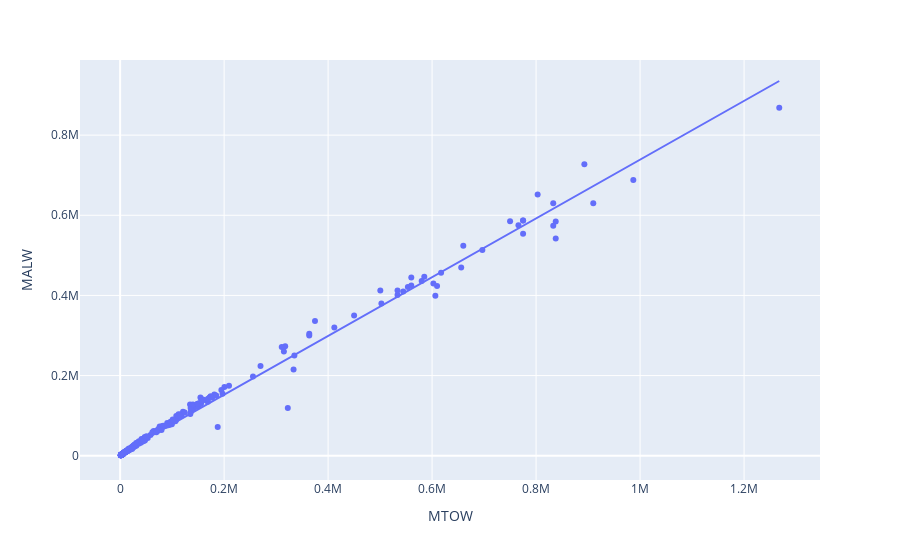

Write notebook code for a chart like this one.
### Code cell
fig1 = px.scatter(airplanes_df,x = "MTOW",y = "MALW",trendline = "ols")
fig1.show()

### Figure 1 — Plotly figure (JSON) as saved in the notebook; plotly's stock layout.template omitted (floating-point values rounded to 4 significant figures; data arrays with more than 128 entries replaced by an {"elided": "..."} marker saying what was removed)
{"data": [{"hovertemplate": "MTOW=%{x}<br>MALW=%{y}<extra></extra>", "legendgroup": "", "marker": {"color": "#636efa", "symbol": "circle"}, "mode": "markers", "name": "", "orientation": "v", "showlegend": false, "type": "scatter", "x": {"elided": "337 int values"}, "xaxis": "x", "y": {"elided": "337 int values"}, "yaxis": "y"}, {"hovertemplate": "<b>OLS trendline</b><br>MALW = 0.733413 * MTOW + 5342.21<br>R<sup>2</sup>=0.990449<br><br>MTOW=%{x}<br>MALW=%{y} <b>(trend)</b><extra></extra>", "legendgroup": "", "marker": {"color": "#636efa", "symbol": "circle"}, "mode": "lines", "name": "", "showlegend": false, "type": "scatter", "x": {"elided": "337 int values"}, "xaxis": "x", "y": {"elided": "337 float values"}, "yaxis": "y"}], "layout": {"autosize": true, "legend": {"tracegroupgap": 0}, "margin": {"t": 60}, "xaxis": {"anchor": "y", "autorange": true, "domain": [0, 1], "range": [-75310.0, 1344000.0], "title": {"text": "MTOW"}, "type": "linear"}, "yaxis": {"anchor": "x", "autorange": true, "domain": [0, 1], "range": [-69690.0, 987900.0], "title": {"text": "MALW"}, "type": "linear"}}}
